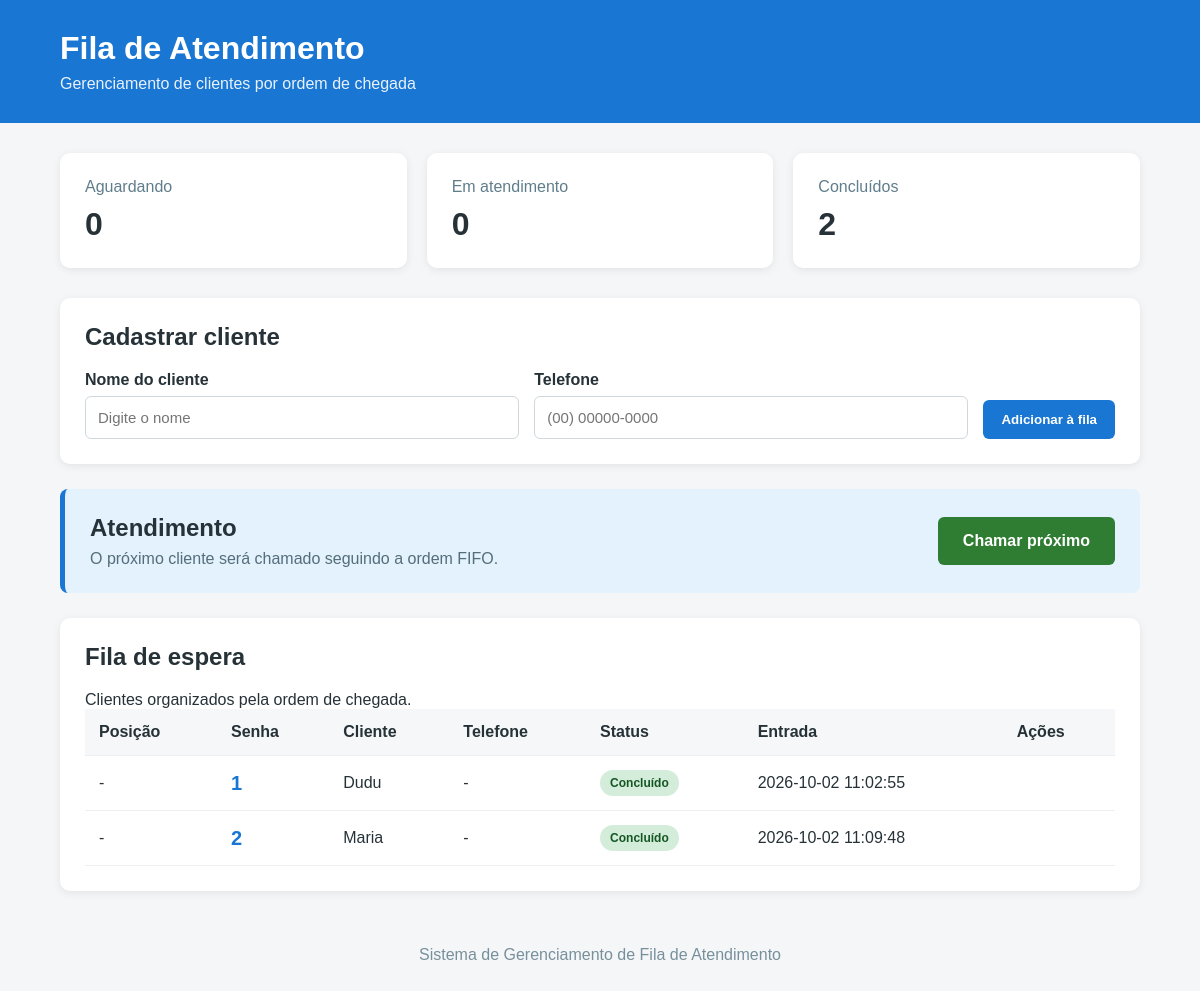
The page / on the database its author committed.
### tables this page shows
CREATE TABLE clientes (
            id INTEGER PRIMARY KEY AUTOINCREMENT,
            nome TEXT NOT NULL,
            telefone TEXT,
            senha INTEGER NOT NULL,
            status TEXT NOT NULL DEFAULT 'aguardando',
            criado_em TEXT NOT NULL,
            iniciado_em TEXT,
            concluido_em TEXT
        );

### app.py (the view)
@app.route("/")
def index():
    conn = conectar_banco()
    clientes = conn.execute("""
        SELECT *
        FROM clientes
        ORDER BY
            CASE
                WHEN status = 'aguardando' THEN 0
                WHEN status = 'em atendimento' THEN 1
                WHEN status = 'concluído' THEN 2
                WHEN status = 'cancelado' THEN 3
            END,
            id ASC
    """).fetchall()
    aguardando = conn.execute("""
        SELECT COUNT(*) AS total
        FROM clientes
        WHERE status = 'aguardando'
    """).fetchone()["total"]
    atendimento = conn.execute("""
        SELECT COUNT(*) AS total
        FROM clientes
        WHERE status = 'em atendimento'
    """).fetchone()["total"]
    concluidos = conn.execute("""
        SELECT COUNT(*) AS total
        FROM clientes
        WHERE status = 'concluído'
    """).fetchone()["total"]
    conn.close()
    return render_template(
        "index.html",
        clientes=clientes,
        aguardando=aguardando,
        atendimento=atendimento,
        concluidos=concluidos
    )

### app.py (called while the page is built)
def conectar_banco():
    conn = sqlite3.connect(DATABASE)
    conn.row_factory = sqlite3.Row
    return conn

### templates/index.html (shortened to what this page needs)
<!DOCTYPE html>
<html lang="pt-BR">
<head>
    <link
        rel="stylesheet"
        href="{{ url_for('static', filename='style.css') }}"
    >
</head>
<body>
<header>
    <div class="container">
        <h1>Fila de Atendimento</h1>
        <p>Gerenciamento de clientes por ordem de chegada</p>
    </div>
</header>
<main class="container">
    <section class="cards">
        <div class="card">
            <span>Aguardando</span>
            <strong>{{ aguardando }}</strong>
        </div>
        <div class="card">
            <span>Em atendimento</span>
            <strong>{{ atendimento }}</strong>
        </div>
        <div class="card">
            <span>Concluídos</span>
            <strong>{{ concluidos }}</strong>
        </div>
    </section>
    <section class="panel">
        <h2>Cadastrar cliente</h2>
        <form
            action="{{ url_for('cadastrar') }}"
            method="POST"
            class="form"
        >
            <div>
                <label for="nome">
                    Nome do cliente
                </label>
                <input
                    type="text"
                    id="nome"
                    name="nome"
                    placeholder="Digite o nome"
                    required
                >
            </div>
            <div>
                <label for="telefone">
                    Telefone
                </label>
                <input
                    type="text"
                    id="telefone"
                    name="telefone"
                    placeholder="(00) 00000-0000"
                >
            </div>
            <button
                type="submit"
                class="btn btn-primary"
            >
                Adicionar à fila
            </button>
        </form>
    </section>
    <section class="chamada">
        <div>
            <h2>Atendimento</h2>
            <p>
                O próximo cliente será chamado seguindo
                a ordem FIFO.
            </p>
        </div>
        <form
            action="{{ url_for('chamar_proximo') }}"
            method="POST"
        >
            <button
                type="submit"
                class="btn btn-success btn-large"
            >
                Chamar próximo
            </button>
        </form>
    </section>
    <section class="panel">
        <div class="section-header">
            <div>
                <h2>Fila de espera</h2>
                <p>
                    Clientes organizados pela ordem de chegada.
                </p>
            </div>
        </div>
        {% if clientes %}
        <div class="table-container">
            <table>
                <thead>
                    <tr>
                        <th>Posição</th>
                        <th>Senha</th>
                        <th>Cliente</th>
                        <th>Telefone</th>
                        <th>Status</th>
                        <th>Entrada</th>
                        <th>Ações</th>
                    </tr>
                </thead>
                <tbody>
                    {% for cliente in clientes %}
                    <tr>
                        <td>
                            {% if cliente.status == 'aguardando' %}
                                {{ loop.index }}
                            {% else %}
                                -
                            {% endif %}
                        </td>
                        <td>
                            <strong class="senha">
                                {{ cliente.senha }}
                            </strong>
                        </td>
                        <td>
                            {{ cliente.nome }}
                        </td>
                        <td>
                            {{ cliente.telefone or '-' }}
                        </td>
                        <td>
                            {% if cliente.status == 'aguardando' %}
                                <span class="status aguardando">
                                    Aguardando
                                </span>
                            {% elif cliente.status == 'em atendimento' %}
                                <span class="status atendimento">
                                    Em atendimento
                                </span>
                            {% elif cliente.status == 'concluído' %}
                                <span class="status concluido">
                                    Concluído
                                </span>
                            {% else %}
                                <span class="status cancelado">
                                    Cancelado
                                </span>
                            {% endif %}
                        </td>
                        <td>
                            {{ cliente.criado_em }}
                        </td>
                        <td>
                        </td>
                    </tr>
                    {% endfor %}
                </tbody>
            </table>
        </div>
        {% else %}
        <div class="empty">
            <p>A fila está vazia.</p>
        </div>
        {% endif %}
    </section>
</main>
<footer>
    Sistema de Gerenciamento de Fila de Atendimento
</footer>
</body>
</html>

### static/style.css (style rules this page uses)
* { box-sizing: border-box; margin: 0; padding: 0; }
body { font-family: Arial, Helvetica, sans-serif; background: #f4f6f8; color: #263238; }
header { background: #1976d2; color: white; padding: 30px 0; }
.container { width: 90%; max-width: 1200px; margin: auto; }
header h1 { margin-bottom: 8px; }
header p { opacity: 0.9; }
.cards { display: grid; grid-template-columns: repeat(3, 1fr); gap: 20px; margin: 30px 0; }
.card { background: white; padding: 25px; border-radius: 10px; box-shadow: 0 2px 8px rgba(0, 0, 0, 0.08); }
.card span { display: block; color: #607d8b; margin-bottom: 10px; }
.card strong { font-size: 32px; }
.panel { background: white; padding: 25px; margin-bottom: 25px; border-radius: 10px; box-shadow: 0 2px 8px rgba(0, 0, 0, 0.08); }
.panel h2 { margin-bottom: 20px; }
.form { display: grid; grid-template-columns: 1fr 1fr auto; gap: 15px; align-items: end; }
label { display: block; font-weight: bold; margin-bottom: 7px; }
input { width: 100%; padding: 12px; border: 1px solid #cfd8dc; border-radius: 6px; font-size: 15px; }
.btn { border: none; border-radius: 6px; padding: 12px 18px; cursor: pointer; color: white; font-weight: bold; }
.btn-primary { background: #1976d2; }
.btn-success { background: #2e7d32; }
.btn-large { padding: 15px 25px; font-size: 16px; }
.chamada { background: #e3f2fd; border-left: 5px solid #1976d2; padding: 25px; margin-bottom: 25px; border-radius: 8px; display: flex; justify-content: space-between; align-items: center; gap: 20px; }
.chamada h2 { margin-bottom: 8px; }
.chamada p { color: #546e7a; }
.table-container { overflow-x: auto; }
table { width: 100%; border-collapse: collapse; }
th, td { padding: 14px; border-bottom: 1px solid #eceff1; text-align: left; }
th { background: #f5f7f8; }
.senha { color: #1976d2; font-size: 20px; }
.status { display: inline-block; padding: 6px 10px; border-radius: 20px; font-size: 12px; font-weight: bold; }
.status.concluido { background: #d4edda; color: #155724; }
footer { text-align: center; color: #78909c; padding: 30px; }

### rows shown on the page
clientes: senha "1", nome "Dudu", telefone "-", status "Concluído", criado_em "2026-10-02 11:02:55"
clientes: senha "2", nome "Maria", telefone "-", status "Concluído", criado_em "2026-10-02 11:09:48"

### other values the page prints
{{ aguardando }} "0"
{{ atendimento }} "0"
{{ concluidos }} "2"
